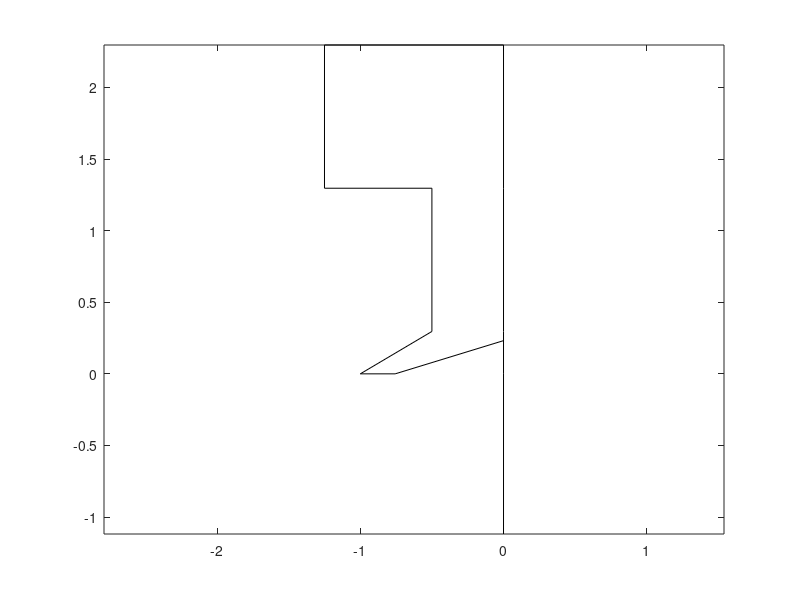

Write the MATLAB code that produced this figure.
function sketch

  rStem = 0.5;   % Stem radius
  lStem = 1.0;   % Stem length
  lPlate = 2.5;  % Distance between stems (plate length)
  tPlate = 1.0;  % Plate thickness
  tCup = 0.296;  % Cup thickness
  rCupOut = 1.5; % Cup outer radius
  rCupIn = 1.35; % Cup inner radius
  %
  % Derived parameters
  %
  theta = asin(rStem/rCupOut);
  xc = 0.0;
  yc = -(rCupOut*cos(theta) - tCup);
  x1 = 0.0;
  y1 = 0.0;
  x2 = 0.0;
  y2 = tCup;
  x3 = 0.0;
  y3 = y2+lStem;
  x4 = 0.0;
  y4 = y3+tPlate;
  x5 = -0.5*lPlate;
  y5 = y4;
  x6 = x5;
  y6 = y3;
  x7 = -rStem;
  y7 = y6;
  x8 = x7;
  y8 = y2;
  x9 = -sqrt(rCupOut^2-yc^2);
  y9 = 0.0;
  x10 = -sqrt(rCupIn^2-yc^2);
  y10 = 0.0;
  x11 = 0.0;
  y11 = rCupIn + yc;

  plot([xc x1 x2 x3 x4 x5 x6 x7 x8 x9 x10 x11], ...
       [yc y1 y2 y3 y4 y5 y6 y7 y8 y9 y10 y11], 'k-');
  axis equal;
  

